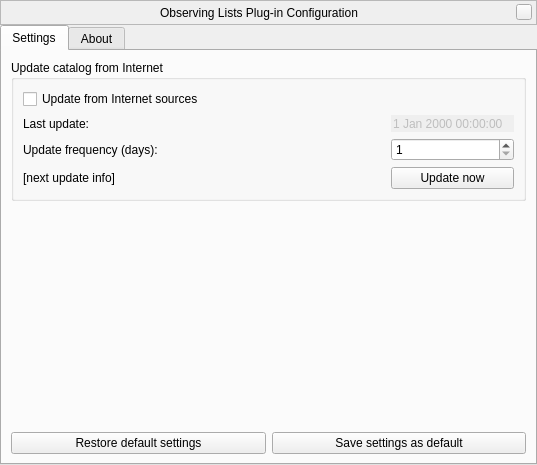
<?xml version="1.0" encoding="UTF-8"?>
<ui version="4.0">
 <class>observingListsDialog</class>
 <widget class="QWidget" name="observingListsDialog">
  <property name="geometry">
   <rect>
    <x>0</x>
    <y>0</y>
    <width>537</width>
    <height>465</height>
   </rect>
  </property>
  <property name="windowTitle">
   <string>Observing Lists Plug-In Configuration</string>
  </property>
  <layout class="QVBoxLayout" name="verticalLayout_2">
   <property name="spacing">
    <number>0</number>
   </property>
   <property name="leftMargin">
    <number>0</number>
   </property>
   <property name="topMargin">
    <number>0</number>
   </property>
   <property name="rightMargin">
    <number>0</number>
   </property>
   <property name="bottomMargin">
    <number>0</number>
   </property>
   <item>
    <widget class="BarFrame" name="TitleBar">
     <property name="sizePolicy">
      <sizepolicy hsizetype="Expanding" vsizetype="Fixed">
       <horstretch>0</horstretch>
       <verstretch>0</verstretch>
      </sizepolicy>
     </property>
     <property name="minimumSize">
      <size>
       <width>530</width>
       <height>25</height>
      </size>
     </property>
     <property name="maximumSize">
      <size>
       <width>16777215</width>
       <height>25</height>
      </size>
     </property>
     <property name="focusPolicy">
      <enum>Qt::NoFocus</enum>
     </property>
     <property name="autoFillBackground">
      <bool>false</bool>
     </property>
     <property name="frameShape">
      <enum>QFrame::StyledPanel</enum>
     </property>
     <layout class="QHBoxLayout">
      <property name="spacing">
       <number>0</number>
      </property>
      <property name="leftMargin">
       <number>0</number>
      </property>
      <property name="topMargin">
       <number>0</number>
      </property>
      <property name="rightMargin">
       <number>4</number>
      </property>
      <property name="bottomMargin">
       <number>0</number>
      </property>
      <item>
       <spacer>
        <property name="orientation">
         <enum>Qt::Horizontal</enum>
        </property>
        <property name="sizeHint" stdset="0">
         <size>
          <width>40</width>
          <height>20</height>
         </size>
        </property>
       </spacer>
      </item>
      <item>
       <widget class="QLabel" name="stelWindowTitle">
        <property name="text">
         <string>Observing Lists Plug-in Configuration</string>
        </property>
       </widget>
      </item>
      <item>
       <spacer>
        <property name="orientation">
         <enum>Qt::Horizontal</enum>
        </property>
        <property name="sizeHint" stdset="0">
         <size>
          <width>40</width>
          <height>20</height>
         </size>
        </property>
       </spacer>
      </item>
      <item>
       <widget class="QPushButton" name="closeStelWindow">
        <property name="minimumSize">
         <size>
          <width>16</width>
          <height>16</height>
         </size>
        </property>
        <property name="maximumSize">
         <size>
          <width>16</width>
          <height>16</height>
         </size>
        </property>
        <property name="focusPolicy">
         <enum>Qt::NoFocus</enum>
        </property>
        <property name="text">
         <string/>
        </property>
       </widget>
      </item>
     </layout>
    </widget>
   </item>
   <item>
    <widget class="QTabWidget" name="tabs">
     <property name="currentIndex">
      <number>0</number>
     </property>
     <property name="documentMode">
      <bool>false</bool>
     </property>
     <widget class="QWidget" name="settingsTab">
      <attribute name="title">
       <string>Settings</string>
      </attribute>
      <layout class="QVBoxLayout" name="verticalLayout_3">
       <item>
        <widget class="QGroupBox" name="updatesGroup">
         <property name="title">
          <string>Update catalog from Internet</string>
         </property>
         <property name="flat">
          <bool>true</bool>
         </property>
         <property name="checkable">
          <bool>false</bool>
         </property>
         <layout class="QVBoxLayout" name="verticalLayout_12">
          <item>
           <widget class="QCheckBox" name="internetUpdatesCheckbox">
            <property name="text">
             <string>Update from Internet sources</string>
            </property>
           </widget>
          </item>
          <item>
           <layout class="QGridLayout" name="gridLayout">
            <item row="0" column="0">
             <widget class="QLabel" name="lastUpdateLabel">
              <property name="text">
               <string>Last update:</string>
              </property>
             </widget>
            </item>
            <item row="0" column="2">
             <widget class="QDateTimeEdit" name="lastUpdateDateTimeEdit">
              <property name="enabled">
               <bool>false</bool>
              </property>
              <property name="frame">
               <bool>false</bool>
              </property>
              <property name="buttonSymbols">
               <enum>QAbstractSpinBox::NoButtons</enum>
              </property>
             </widget>
            </item>
            <item row="1" column="0">
             <widget class="QLabel" name="updateFrequencyLabel">
              <property name="text">
               <string>Update frequency (days):</string>
              </property>
             </widget>
            </item>
            <item row="1" column="2">
             <widget class="QSpinBox" name="updateFrequencySpinBox">
              <property name="minimum">
               <number>1</number>
              </property>
              <property name="maximum">
               <number>9999</number>
              </property>
              <property name="value">
               <number>1</number>
              </property>
             </widget>
            </item>
            <item row="2" column="0">
             <widget class="QLabel" name="nextUpdateLabel">
              <property name="text">
               <string>[next update info]</string>
              </property>
             </widget>
            </item>
            <item row="2" column="1">
             <spacer name="horizontalSpacer">
              <property name="orientation">
               <enum>Qt::Horizontal</enum>
              </property>
              <property name="sizeHint" stdset="0">
               <size>
                <width>17</width>
                <height>20</height>
               </size>
              </property>
             </spacer>
            </item>
            <item row="2" column="2">
             <widget class="QPushButton" name="updateButton">
              <property name="text">
               <string>Update now</string>
              </property>
             </widget>
            </item>
           </layout>
          </item>
         </layout>
        </widget>
       </item>
       <item>
        <spacer name="verticalSpacer_3">
         <property name="orientation">
          <enum>Qt::Vertical</enum>
         </property>
         <property name="sizeHint" stdset="0">
          <size>
           <width>20</width>
           <height>120</height>
          </size>
         </property>
        </spacer>
       </item>
       <item>
        <layout class="QHBoxLayout" name="horizontalLayout_7">
         <item>
          <widget class="QPushButton" name="restoreDefaultsButton">
           <property name="sizePolicy">
            <sizepolicy hsizetype="Expanding" vsizetype="Fixed">
             <horstretch>0</horstretch>
             <verstretch>0</verstretch>
            </sizepolicy>
           </property>
           <property name="text">
            <string>Restore default settings</string>
           </property>
          </widget>
         </item>
         <item>
          <widget class="QPushButton" name="saveSettingsButton">
           <property name="sizePolicy">
            <sizepolicy hsizetype="Expanding" vsizetype="Fixed">
             <horstretch>0</horstretch>
             <verstretch>0</verstretch>
            </sizepolicy>
           </property>
           <property name="text">
            <string>Save settings as default</string>
           </property>
          </widget>
         </item>
        </layout>
       </item>
      </layout>
     </widget>
     <widget class="QWidget" name="aboutTab">
      <attribute name="title">
       <string comment="tab in plugin windows">About</string>
      </attribute>
      <layout class="QVBoxLayout" name="verticalLayout_11">
       <property name="spacing">
        <number>9</number>
       </property>
       <item>
        <widget class="QTextBrowser" name="aboutTextBrowser">
         <property name="openExternalLinks">
          <bool>true</bool>
         </property>
         <property name="openLinks">
          <bool>true</bool>
         </property>
        </widget>
       </item>
      </layout>
     </widget>
    </widget>
   </item>
  </layout>
 </widget>
 <customwidgets>
  <customwidget>
   <class>BarFrame</class>
   <extends>QFrame</extends>
   <header>Dialog.hpp</header>
   <container>1</container>
  </customwidget>
 </customwidgets>
 <resources/>
 <connections/>
</ui>
